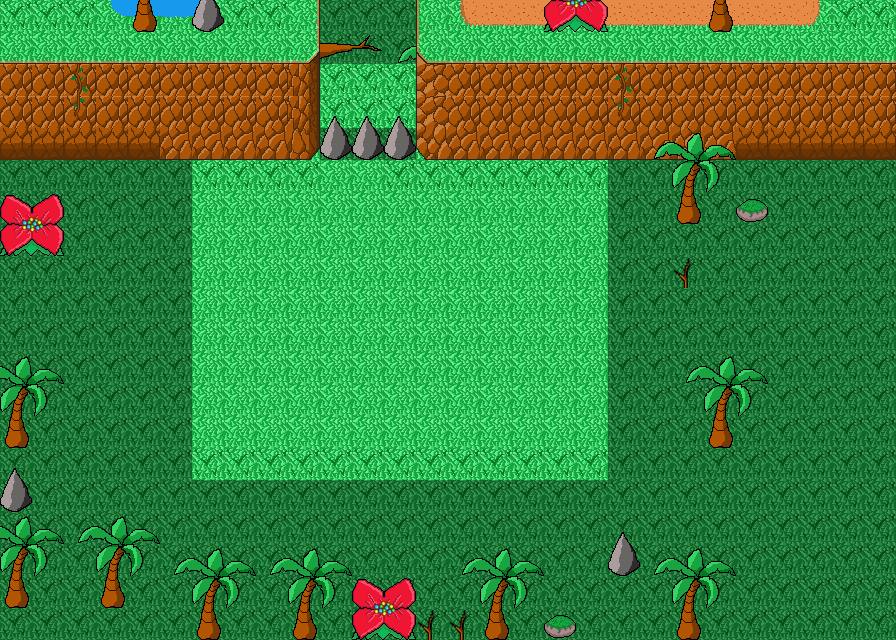

This game map was drawn from its Tiled (.tmx) file and the tilesets committed beside it. A one-line description and the trimmed map source follow:
An orthogonal 28x20 tile map with 32x32 px tiles, 2 tile layers (Background, Foreground) and 4 objects (2x RespawnPoint, Centipede, Music).

<map version="1.0" orientation="orthogonal" width="28" height="20" tilewidth="32" tileheight="32">
 <tileset firstgid="1" source="Jungle.tsx" />
 <layer name="Background" width="28" height="20">
  <data>[560 cells, 560 non-empty, 20 distinct tile ids]</data>
 </layer>
 <layer name="Foreground" width="28" height="20">
  <data>[560 cells, 101 non-empty, 20 distinct tile ids]</data>
 </layer>
 <objectgroup name="objects" width="28" height="20">
  <object name="Centipede" type="Centipede" x="75" y="159" width="638" height="319" />
  <object name="Music" type="Music" x="13" y="83">
   <properties>
    <property name="url" value="wrath of the coconuts" />
   </properties>
  </object>
 </objectgroup>
 <objectgroup name="RespawnPoints" width="28" height="20">
  <object name="RespawnTop" type="RespawnPoint" x="370" y="187">
   <properties>
    <property name="location" value="top" />
   </properties>
  </object>
  <object name="RespawnInit" type="RespawnPoint" x="370" y="185">
   <properties>
    <property name="location" value="init" />
   </properties>
  </object>
 </objectgroup>
</map>
